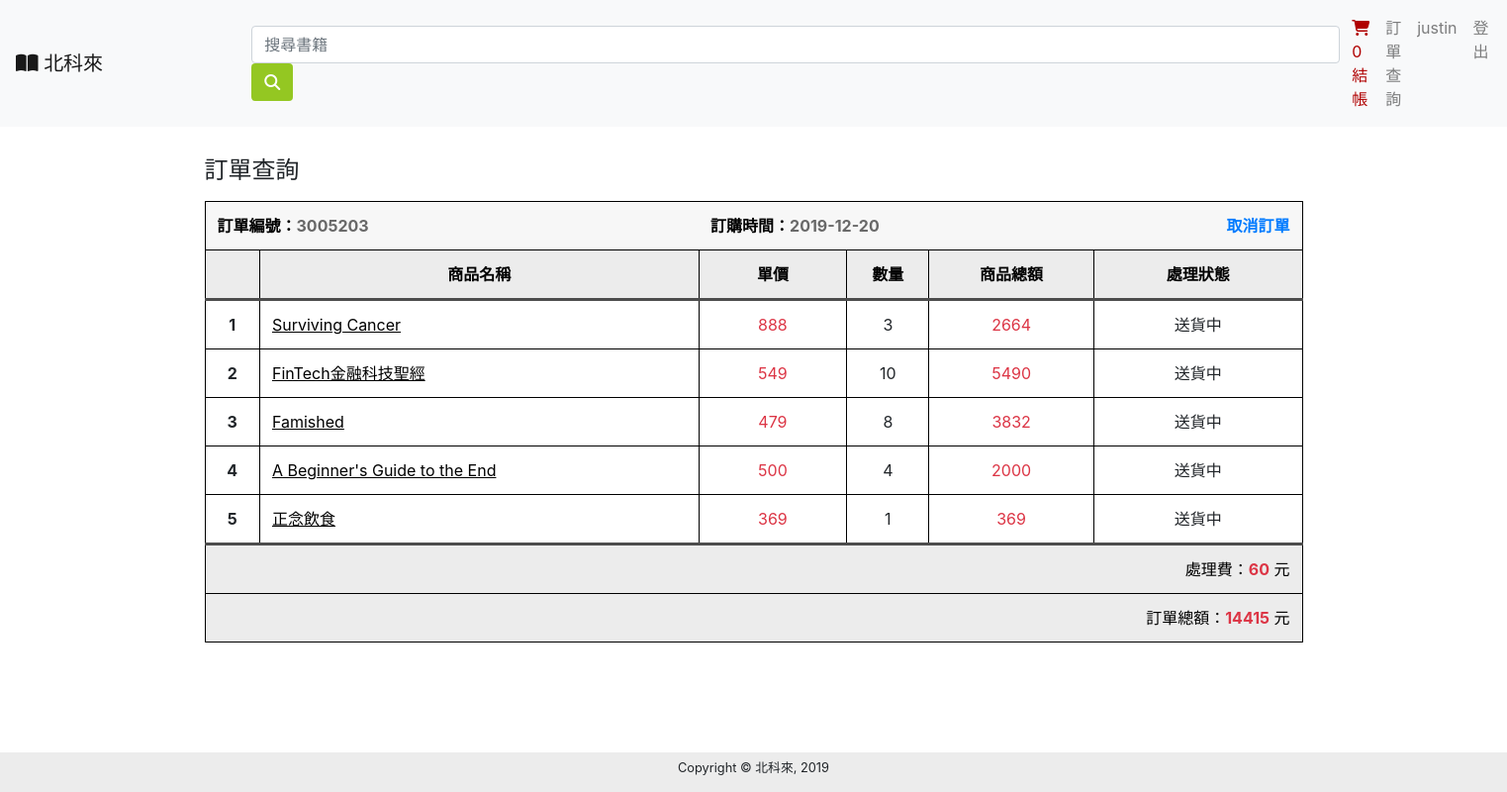
The page /orders.php (signed in) on the database its author committed.
### tables this page shows
CREATE TABLE `Order_List` (
  `User_ID` int(11) NOT NULL COMMENT '會員ID',  
  `Number` int(10) NOT NULL auto_increment COMMENT '訂單號碼',
  `Status` varchar(10) NOT NULL DEFAULT '' COMMENT '訂單狀態',
  `Date` DATE NOT NULL COMMENT '下單日期',
  `Cost` int(6) COMMENT '訂單總額',
  FOREIGN KEY (`User_ID`) references UserAccount(`ID`) on delete cascade on update cascade,
  PRIMARY KEY (`Number`)
) COMMENT '訂單';

CREATE TABLE `Book`(
  `ID` int(11) auto_increment COMMENT 'ID',
  `ISBN` varchar(13) NOT NULL DEFAULT '' COMMENT 'ISBN',
  `Name` varchar(100) NOT NULL DEFAULT '' COMMENT '書名',
  `Date` DATE NOT NULL DEFAULT '1999-01-01' COMMENT '出版日期',
  `Price` int(8) NOT NULL DEFAULT 0 COMMENT '價格',
  `Publisher` varchar(50) COMMENT '出版社',
  `Author` varchar(50) COMMENT '作者',
  `Quantity` int(3) NOT NULL DEFAULT 0 COMMENT '數量',
  `Image_Path` varchar(100) NOT NULL COMMENT '圖片路徑',
  `Introduction` varchar(500) COMMENT '書籍介紹',
  PRIMARY KEY (`ID`, `ISBN`)
) COMMENT '書籍';

CREATE TABLE `Order_Item` (
  `Order_Number` int(11) NOT NULL COMMENT '訂單號碼',
  `Book_ID` int(11) NOT NULL COMMENT '書籍ID',
  `Quantity` int(3) COMMENT '數量',
  `Cost` int(6) COMMENT '商品總額',
  FOREIGN KEY (`Order_Number`) references Order_List(`Number`) on delete cascade on update cascade
) COMMENT '訂單書籍內容';

### orders.php (the view, shortened to what this page needs)
<!doctype html>
<html lang="en">
  <head>
    <link rel="stylesheet" href="https://stackpath.bootstrapcdn.com/bootstrap/4.4.1/css/bootstrap.min.css">
    <link rel="stylesheet" href="./css/index.css">
  </head>
  <body>
  <nav class="navbar sticky-top navbar-expand-lg navbar-light bg-light">
        <a id="logo" class="navbar-brand" href="./index.php"> <i class="fas fa-book-open" id="logo_icon"></i> 北科來</a>
        <form class="form-inline" role="form" method="GET" action="./searchList.php">
            <input id="search" class="form-control mr-sm-1 ml-auto" type="search" placeholder="搜尋書籍" aria-label="Search" name='keyword'>
            <button id="search_btn" class="btn my-2 my-sm-0" type="button" onclick="location.href='./searchList.php'"><i class="fas fa-search"></i></button>
        </form>
        <ul class="navbar-nav  ml-auto">
            <?php
                if(isset($_SESSION['user']))
                {
                    echo "<li class='nav-item'>";
                    echo "<a class='nav-link' href='./ShoppingCart.php' id='check_out_nav_item'><i class='fas fa-shopping-cart'></i> 0 結帳</a>";
                    echo "</li>";
                    echo '<li class="nav-item">';
                    echo '<a class="nav-link" href="./orders.php">訂單查詢</a>';
                    echo '</li>';
                    echo "<li class='nav-item'>";
                    echo "<a class='nav-link' href=''>".$_SESSION['user']."</a>";
                    echo "</li>";
                    echo "<li class='nav-item'>";
                    echo "<a class='nav-link' href='./Controller/logout.php'>登出</a>";
                    echo "</li>";
                }
            ?>
    </nav>
    <div class="container">
        <div class="row">
            <div class="col-sm-12 col-md-12 pb-2">
                <h4>訂單查詢</h4>
            </div>
            <div class="col-sm-12 col-md-12">
                <div class="table-responsive">
                    <?php
                        $UserID=$_SESSION['userid'];
                        $OrderList = GetMamberOrderList($UserID);
                        for ($i = 0 ; $i < count($OrderList) ; $i++){
                    ?>
                        <table class="table  table-bordered" id=<?php echo "order_box".strval($i)?> width="100%">
                            <thead class="thead-Secondary top-thead">
                                <tr>
                                    <th colspan="2" class="th-text-left">訂單編號：<span class="order_number" id=<?php echo "orderNumber".strval($i); ?> ><?php echo $OrderList[$i];?></span></th>
                                    <th colspan="3" class="th-text-left th-middle">訂購時間：<span class="order_number"><?php echo GetOrder($OrderList[$i], 'Date');?></span></th>
                                    <th colspan="1" class="th-text-right" ><a href="" id=<?php echo "cancelorder".strval($i)?> >取消訂單</a></th>
                                </tr>
                            </thead>
                            <thead class="thead-Secondary bottom-thead">
                                <tr>
                                <th scope="col" style="width: 5%" class="text-nowrap"></th>
                                <th scope="col" style="width: 40%">商品名稱</th>
                                <th scope="col" style="width: 13.5%">單價</th>
                                <th scope="col" style="width: 7.5%">數量</th>
                                <th scope="col" style="width: 15%">商品總額</th>
                                <th scope="col" style="width: 19%">處理狀態</th>
                                </tr>
                            </thead>
                            <tbody>
                                <?php
                                    $BookIDList = GetAllBookInOrder($OrderList[$i]);
                                    for ($j = 0 ; $j < count($BookIDList) ; $j++){
                                ?>
                                    <tr>
                                        <th><?php echo $j+1;?></th>
                                        <td class="text-left"><a href=<?php intotargeturl("./BookInfo.php", $BookIDList[$j]) ?> class="book_name_a"><u><?php echo GetBookInfo("book", $BookIDList[$j],"Name") ?></u></a></td>
                                        <td class="text-center text-danger"><?php echo GetBookInfo("book", $BookIDList[$j],"Price") ?></td>
                                        <td class="text-center"><?php echo GetOrderDetail($OrderList[$i],$BookIDList[$j], 'Quantity');?></td>
                                        <td class="text-center text-danger"><?php echo GetOrderDetail($OrderList[$i],$BookIDList[$j], 'Cost');?></td>
                                        <td class="text-center"><?php echo GetOrder($OrderList[$i], 'Status');?></td>
                                    </tr>
                                <?php
                                    }
                                ?>
                                <tr class="tfoot-color">
                                    <td class="text-right" colspan="6">處理費：<span class="text-danger"><b>60</b></span> 元</td>
                                </tr>
                                <tr class="tfoot-color-bottom">
                                    <td class="text-right" colspan="6">訂單總額：<span class="text-danger"><b><?php echo CalculateTotalCost($OrderList[$i])?></b></span> 元</td>
                                </tr>
                            </tbody>
                        </table>
                    <?php
                        }
                    ?>
                </div>
            </div>
        </div>
    </div>
    <footer class="mt-3  fixed-bottom">
        <h6 class="text-center pt-2 small">Copyright © 北科來, 2019</h6>
    </footer>
  </body>
</html>

### css/index.css (style rules this page uses)
body { padding-bottom: 70px; }
footer { text-align: center; background-color: #ECECEC; height:40px; }
#logo { margin-right: 150px; }
#search { width: 1100px; }
#check_out_nav_item { color:#B00000; }
#search_btn { color: white; background-color: #94C722; }
.book_name_a { color: black; }
.container { margin-top: 30px; }
thead.top-thead { background-color: rgb(247, 247, 247); color: black; }
thead.bottom-thead { background-color: rgb(236, 236, 236); color: black; }
.table td, .table th { border-color: black; }
.table tr > th.th-text-left { border-right: none; }
.table tr > th.th-text-right { border-left: none; }
.table tr > th.th-middle { border-left: none; }
table.table-bordered > thead.bottom-thead > tr > th { border-bottom:3px solid rgb(77, 77, 77); }
table.table-bordered > thead.top-thead > tr > th { border-bottom:none; }
.table td, .table th { text-align: center; vertical-align: middle; }
.table td, .table th.th-text-left { text-align: left; }
.table td, .table th.th-text-right { text-align: right; }
.order_number { color: rgb(104, 104, 104); }
.table { word-break:break-all; word-wrap:break-all; }
.tfoot-color { background-color: rgb(236, 236, 236); color: black; }
.tfoot-color td { border-top: 3px solid rgb(77, 77, 77); border-bottom: none; background-color: rgb(236, 236, 236); color: black; }
.tfoot-color-bottom { background-color: rgb(236, 236, 236); color: black; }

### rows shown on the page
order_list: Date "2019-12-20", Status "送貨中"
book: Name "Surviving Cancer", Price "888"
order_item: Quantity "3", Cost "2664"
book: Name "FinTech金融科技聖經", Price "549"
order_item: Quantity "10", Cost "5490"
book: Name "Famished", Price "479"
order_item: Quantity "8", Cost "3832"
book: Name "A Beginner's Guide to the End", Price "500"
order_item: Quantity "4", Cost "2000"
book: Name "正念飲食", Price "369"
order_item: Quantity "1", Cost "369"

### other values the page prints
$_SESSION['user'] "justin"
$OrderList[$i] "3005203"
CalculateTotalCost($OrderList[$i]) "14415"
